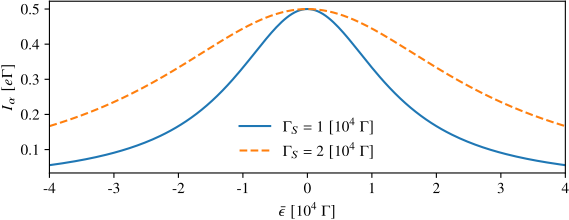

The Python source for this figure:
import matplotlib as mpl
mpl.use('pgf')

preamble = [
    r'\usepackage{pgf}',
    r'\usepackage{amssymb}',
    r'\usepackage{amsmath}',
    r'\usepackage{newtxtext,newtxmath}'
]

mpl_settings = {
    'text.usetex': False,
    'font.family': 'serif',
    'pgf.texsystem': 'pdflatex',
    'font.size': 11,
    'pgf.preamble': preamble
}

defaults = {
    'width': 6,
    'height': 2.5,
}

import matplotlib.pyplot as plt

plt.rcParams.update(mpl_settings)

from sys import argv
import os
import numpy as np

filename = os.path.splitext(argv[0])[0]

# Define analytical function for Andreev current

def I(e, GS):
    return GS**2/(e**2 + 2*GS**2)

eps = np.linspace(-4e4, 4e4, 201)
current1 = I(eps, 1e4)
current2 = I(eps, 2e4)

# Plot
fig, ax = plt.subplots(figsize=(defaults['width'], defaults['height']))

ax.plot(eps, current1, ls='-', lw=1.5, c='C0', label=r'$\Gamma_S = 1\ [10^4\ \Gamma]$')
ax.plot(eps, current2, ls='--', lw=1.5, c='C1', label=r'$\Gamma_S =2\ [10^4\ \Gamma]$')

ax.legend(loc='best', frameon=False)

ax.set_xlim(left=eps.min(), right=eps.max())
ax.set_xlabel(r'$\bar{\epsilon}\ [10^4\ \Gamma]$')
ax.set_ylabel(r'$I_\alpha\ [e\Gamma]$')

ax.set_xticklabels([1e4*i for i in range(-4,5)])
ax.set_xticklabels(range(-4,5))
plt.tight_layout()

plt.savefig(f'{filename}.pdf')
